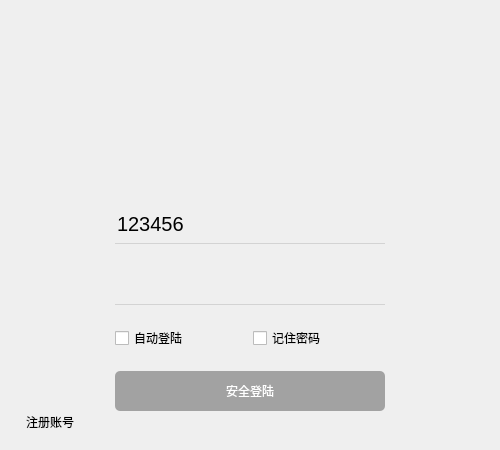
<?xml version="1.0" encoding="UTF-8"?>
<ui version="4.0">
 <class>Form</class>
 <widget class="QWidget" name="Form">
  <property name="enabled">
   <bool>true</bool>
  </property>
  <property name="geometry">
   <rect>
    <x>0</x>
    <y>0</y>
    <width>500</width>
    <height>450</height>
   </rect>
  </property>
  <property name="minimumSize">
   <size>
    <width>500</width>
    <height>450</height>
   </size>
  </property>
  <property name="maximumSize">
   <size>
    <width>500</width>
    <height>450</height>
   </size>
  </property>
  <property name="windowTitle">
   <string>Form</string>
  </property>
  <layout class="QVBoxLayout" name="verticalLayout" stretch="2,3">
   <property name="spacing">
    <number>0</number>
   </property>
   <property name="leftMargin">
    <number>0</number>
   </property>
   <property name="topMargin">
    <number>0</number>
   </property>
   <property name="rightMargin">
    <number>0</number>
   </property>
   <property name="bottomMargin">
    <number>0</number>
   </property>
   <item>
    <widget class="QWidget" name="widget" native="true">
     <property name="styleSheet">
      <string notr="true"/>
     </property>
     <layout class="QVBoxLayout" name="verticalLayout_2">
      <property name="spacing">
       <number>0</number>
      </property>
      <property name="leftMargin">
       <number>0</number>
      </property>
      <property name="topMargin">
       <number>0</number>
      </property>
      <property name="rightMargin">
       <number>0</number>
      </property>
      <property name="bottomMargin">
       <number>0</number>
      </property>
      <item>
       <widget class="QLabel" name="login_top_bg_label">
        <property name="text">
         <string/>
        </property>
       </widget>
      </item>
     </layout>
    </widget>
   </item>
   <item>
    <widget class="QWidget" name="widget_2" native="true">
     <property name="styleSheet">
      <string notr="true"/>
     </property>
     <layout class="QHBoxLayout" name="horizontalLayout" stretch="2,6,2">
      <property name="spacing">
       <number>0</number>
      </property>
      <property name="leftMargin">
       <number>10</number>
      </property>
      <property name="topMargin">
       <number>0</number>
      </property>
      <property name="rightMargin">
       <number>10</number>
      </property>
      <property name="bottomMargin">
       <number>15</number>
      </property>
      <item alignment="Qt::AlignLeft|Qt::AlignBottom">
       <widget class="QPushButton" name="register_btn">
        <property name="text">
         <string>注册账号</string>
        </property>
        <property name="flat">
         <bool>true</bool>
        </property>
       </widget>
      </item>
      <item>
       <widget class="QWidget" name="login_weight" native="true">
        <property name="styleSheet">
         <string notr="true"/>
        </property>
        <layout class="QGridLayout" name="gridLayout">
         <item row="0" column="0" colspan="2">
          <widget class="QComboBox" name="account_cb">
           <property name="minimumSize">
            <size>
             <width>0</width>
             <height>40</height>
            </size>
           </property>
           <property name="maximumSize">
            <size>
             <width>16777215</width>
             <height>40</height>
            </size>
           </property>
           <property name="styleSheet">
            <string notr="true">QComboBox{
	font-size: 20px;
	border: none;
	border-bottom: 1px solid lightgray;
	background-color: transparent;
}
QComboBox:hover{
	border-bottom: 1px solid gray;
}
QComboBox:focus{
	border-bottom: 1px solid rgb(18, 183, 245);
}
QComboBox:drop-down{
	background-color: transparent;
	width: 60px;
	height: 40px;
}
QComboBox:down-arrow{
	image: url(:/login/images/login_combobox_icon.png);
	width: 60px;
	height: 40px;
}
QComboBox:QAbstractItemView{
	min-height: 60px;
}
QComboBox:QAbstractItemView:item{
	color: lightblue;
}</string>
           </property>
           <property name="editable">
            <bool>true</bool>
           </property>
           <item>
            <property name="text">
             <string>123456</string>
            </property>
            <property name="icon">
             <iconset resource="../register.qrc">
              <normaloff>:/login/images/login_item_icon1.png</normaloff>:/login/images/login_item_icon1.png</iconset>
            </property>
           </item>
           <item>
            <property name="text">
             <string>23456</string>
            </property>
            <property name="icon">
             <iconset resource="../register.qrc">
              <normaloff>:/login/images/login_item_icon2.png</normaloff>:/login/images/login_item_icon2.png</iconset>
            </property>
           </item>
          </widget>
         </item>
         <item row="1" column="0" colspan="2">
          <widget class="QLineEdit" name="pwd_le">
           <property name="minimumSize">
            <size>
             <width>0</width>
             <height>40</height>
            </size>
           </property>
           <property name="maximumSize">
            <size>
             <width>16777215</width>
             <height>40</height>
            </size>
           </property>
           <property name="styleSheet">
            <string notr="true">QLineEdit{
	font-size: 20px;
	border: none;
	border-bottom: 1px solid lightgray;
	background-color: transparent;
}
QLineEdit:hover{
	border-bottom: 1px solid gray;
}
QLineEdit:focus{
	border-bottom: 1px solid rgb(18, 183, 245);
}
</string>
           </property>
           <property name="echoMode">
            <enum>QLineEdit::PasswordEchoOnEdit</enum>
           </property>
           <property name="clearButtonEnabled">
            <bool>true</bool>
           </property>
          </widget>
         </item>
         <item row="2" column="0">
          <widget class="QCheckBox" name="auto_login_check">
           <property name="text">
            <string>自动登陆</string>
           </property>
          </widget>
         </item>
         <item row="2" column="1">
          <widget class="QCheckBox" name="remmber_pwd_check">
           <property name="text">
            <string>记住密码</string>
           </property>
          </widget>
         </item>
         <item row="3" column="0" colspan="2">
          <widget class="QPushButton" name="login_btn">
           <property name="enabled">
            <bool>false</bool>
           </property>
           <property name="minimumSize">
            <size>
             <width>0</width>
             <height>40</height>
            </size>
           </property>
           <property name="maximumSize">
            <size>
             <width>16777215</width>
             <height>40</height>
            </size>
           </property>
           <property name="styleSheet">
            <string notr="true">QPushButton{
	background-color: rgb(33, 174, 250);
	border-radius: 5px;
	color: white;
	spacing: 20px
}
QPushButton:disabled{
	background-color: rgb(162, 162, 162);
}
QPushButton:hover{
	background-color: rgb(72, 203, 250);
}
QPushButton:pressed{
	background-color: rgb(85, 85, 255);
}
</string>
           </property>
           <property name="text">
            <string>安全登陆</string>
           </property>
           <property name="icon">
            <iconset resource="../register.qrc">
             <normaloff>:/login/images/login_btn_icon.png</normaloff>:/login/images/login_btn_icon.png</iconset>
           </property>
           <property name="iconSize">
            <size>
             <width>30</width>
             <height>30</height>
            </size>
           </property>
          </widget>
         </item>
        </layout>
       </widget>
      </item>
      <item alignment="Qt::AlignRight|Qt::AlignBottom">
       <widget class="QPushButton" name="QR_code_btn">
        <property name="minimumSize">
         <size>
          <width>80</width>
          <height>80</height>
         </size>
        </property>
        <property name="maximumSize">
         <size>
          <width>80</width>
          <height>80</height>
         </size>
        </property>
        <property name="styleSheet">
         <string notr="true">border-image: url(:/login/images/login_qr_code.png);</string>
        </property>
        <property name="text">
         <string/>
        </property>
        <property name="flat">
         <bool>true</bool>
        </property>
       </widget>
      </item>
     </layout>
    </widget>
   </item>
  </layout>
 </widget>
 <resources>
  <include location="../register.qrc"/>
 </resources>
 <connections>
  <connection>
   <sender>register_btn</sender>
   <signal>clicked()</signal>
   <receiver>Form</receiver>
   <slot>show_register_pane()</slot>
   <hints>
    <hint type="sourcelabel">
     <x>26</x>
     <y>425</y>
    </hint>
    <hint type="destinationlabel">
     <x>-29</x>
     <y>417</y>
    </hint>
   </hints>
  </connection>
  <connection>
   <sender>account_cb</sender>
   <signal>editTextChanged(QString)</signal>
   <receiver>Form</receiver>
   <slot>check_account_pwd()</slot>
   <hints>
    <hint type="sourcelabel">
     <x>236</x>
     <y>231</y>
    </hint>
    <hint type="destinationlabel">
     <x>537</x>
     <y>231</y>
    </hint>
   </hints>
  </connection>
  <connection>
   <sender>pwd_le</sender>
   <signal>textChanged(QString)</signal>
   <receiver>Form</receiver>
   <slot>check_account_pwd()</slot>
   <hints>
    <hint type="sourcelabel">
     <x>301</x>
     <y>282</y>
    </hint>
    <hint type="destinationlabel">
     <x>533</x>
     <y>299</y>
    </hint>
   </hints>
  </connection>
  <connection>
   <sender>auto_login_check</sender>
   <signal>clicked(bool)</signal>
   <receiver>Form</receiver>
   <slot>check_autocb_pwdcb()</slot>
   <hints>
    <hint type="sourcelabel">
     <x>193</x>
     <y>338</y>
    </hint>
    <hint type="destinationlabel">
     <x>521</x>
     <y>333</y>
    </hint>
   </hints>
  </connection>
  <connection>
   <sender>login_btn</sender>
   <signal>clicked()</signal>
   <receiver>Form</receiver>
   <slot>send_account_pwd()</slot>
   <hints>
    <hint type="sourcelabel">
     <x>280</x>
     <y>384</y>
    </hint>
    <hint type="destinationlabel">
     <x>554</x>
     <y>403</y>
    </hint>
   </hints>
  </connection>
  <connection>
   <sender>remmber_pwd_check</sender>
   <signal>clicked(bool)</signal>
   <receiver>Form</receiver>
   <slot>check_remmber_pwd()</slot>
   <hints>
    <hint type="sourcelabel">
     <x>303</x>
     <y>338</y>
    </hint>
    <hint type="destinationlabel">
     <x>524</x>
     <y>269</y>
    </hint>
   </hints>
  </connection>
 </connections>
 <slots>
  <slot>show_register_pane()</slot>
  <slot>slot1()</slot>
  <slot>check_account_pwd()</slot>
  <slot>check_autocb_pwdcb()</slot>
  <slot>send_account_pwd()</slot>
  <slot>check_remmber_pwd()</slot>
 </slots>
</ui>
